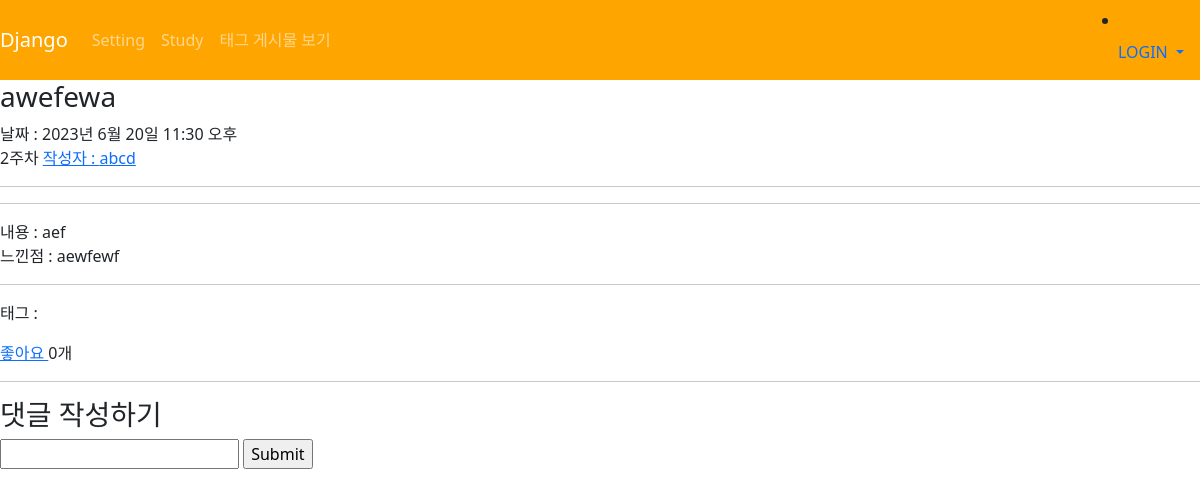
The page /1 on the database its author committed.
### main/models.py (models this page shows, shortened)
class Post(models.Model):
    title = models.CharField(max_length=200)
    week = models.IntegerField(default=0)
    pub_date = models.DateTimeField()
    body = models.TextField()
    feel = models.TextField()
    image = models.ImageField(upload_to="post/", blank=True, null=True)
    author = models.ForeignKey(User, on_delete=models.CASCADE)
    tags = models.ManyToManyField(Tag, related_name='posts', blank=True)
    like = models.ManyToManyField(User, related_name='likes', blank=True)
    like_count = models.PositiveBigIntegerField(default=0)

### main/views.py (the view, shortened to what this page needs)
# urls.py: path('<int:id>', detail, name="detail"),
def detail(request, id):
    post = get_object_or_404(Post, pk=id)
    if request.method == 'GET':
        comments = Comment.objects.filter(post=post)
        return render(request, 'main/detail.html', {'post':post, 'comments':comments,})

### main/templates/main/detail.html (shortened to what this page needs)
{% extends 'base.html' %}
{% load static %}
{% block content %}
<h3>{{post.title}}</h3>
날짜 : {{post.pub_date}}<br>
{{post.week}}주차
<a href="{%url 'users:mypage' post.author.id%}">작성자 : {{post.author.username}}</a>
<hr>
<hr>
내용 : {{post.body}}
<br>
느낀점 : {{post.feel}}
<hr>
<p>태그 :
</p>
<a href="{%url 'main:likes' post.id%}">
    {%if user in post.like.all%}
    취소
    {%else%}
    좋아요
    {%endif%}
</a>
{{post.like_count}}개
<hr>
<div class="comment_container">
    <div class="comment_form">
        <h3>댓글 작성하기</h3>
        <form method="POST" action="{% url 'main:detail' post.id %}">
            <input type="text" name="content">
            <input type="submit" name="submit">
        </form>
    </div>
</div>
{% endblock %}

### rows shown on the page
Post: title "awefewa", pub_date "2023년 6월 20일 11:30 오후", week "2", author.username "abcd", body "aef", feel "aewfewf", like_count "0"
